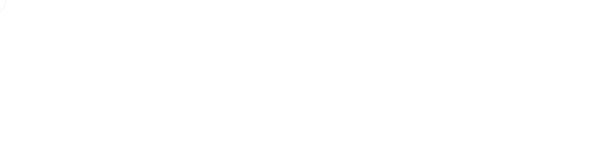
Frame 1 (no input)
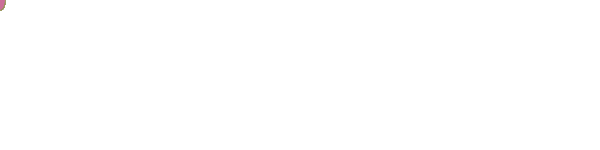
Frame 60 (the mouse pressed at the canvas centre just before this capture)
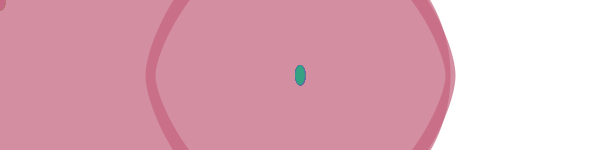
Frame 120 (the mouse held since frame 60 and released just before this capture)

The Processing sketch that drew these frames (run headless with seeded random() and noise(); from frame 60 on, the mouse is pressed at the canvas centre):

// Processing sketch: processing_28780
// ── processing_28780.pde

void setup() {
background(255);  
  size(600, 150);
  smooth();
}

void draw() {
  int r = int(random(0, 255));
  int g = int(random(0, 255));
  int b = int(random(0, 255));
  // and fill opacity
  int opacity = int(random(100, 255));
  
stroke(r, g, b, opacity);
  strokeWeight(abs(pmouseX - mouseX));
 line(pmouseX, pmouseY, mouseX, mouseY);

ellipse(mouseX, mouseY, 10, 20);
  fill(r, g, b, opacity);
  noStroke ();
  
}
